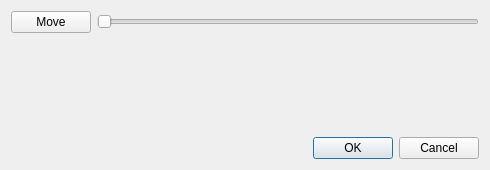
<?xml version="1.0" encoding="UTF-8"?>
<ui version="4.0">
 <class>Dialog</class>
 <widget class="QDialog" name="Dialog">
  <property name="geometry">
   <rect>
    <x>0</x>
    <y>0</y>
    <width>489</width>
    <height>170</height>
   </rect>
  </property>
  <property name="windowTitle">
   <string>My Dialog</string>
  </property>
  <layout class="QGridLayout" name="gridLayout">
   <item row="0" column="0">
    <widget class="QPushButton" name="button">
     <property name="text">
      <string>Move</string>
     </property>
    </widget>
   </item>
   <item row="0" column="1">
    <widget class="QSlider" name="slider">
     <property name="orientation">
      <enum>Qt::Horizontal</enum>
     </property>
    </widget>
   </item>
   <item row="1" column="0" colspan="2">
    <spacer name="verticalSpacer">
     <property name="orientation">
      <enum>Qt::Vertical</enum>
     </property>
     <property name="sizeHint" stdset="0">
      <size>
       <width>468</width>
       <height>83</height>
      </size>
     </property>
    </spacer>
   </item>
   <item row="2" column="0" colspan="2">
    <widget class="QDialogButtonBox" name="buttonBox">
     <property name="orientation">
      <enum>Qt::Horizontal</enum>
     </property>
     <property name="standardButtons">
      <set>QDialogButtonBox::Cancel|QDialogButtonBox::Ok</set>
     </property>
    </widget>
   </item>
  </layout>
 </widget>
 <resources/>
 <connections>
  <connection>
   <sender>buttonBox</sender>
   <signal>accepted()</signal>
   <receiver>Dialog</receiver>
   <slot>accept()</slot>
   <hints>
    <hint type="sourcelabel">
     <x>248</x>
     <y>254</y>
    </hint>
    <hint type="destinationlabel">
     <x>157</x>
     <y>274</y>
    </hint>
   </hints>
  </connection>
  <connection>
   <sender>buttonBox</sender>
   <signal>rejected()</signal>
   <receiver>Dialog</receiver>
   <slot>reject()</slot>
   <hints>
    <hint type="sourcelabel">
     <x>316</x>
     <y>260</y>
    </hint>
    <hint type="destinationlabel">
     <x>286</x>
     <y>274</y>
    </hint>
   </hints>
  </connection>
 </connections>
</ui>
